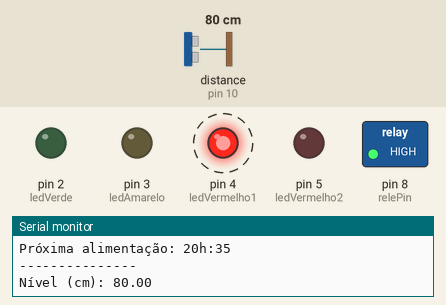
Bench run of a sketch on a simulated Arduino Uno, built with avr-gcc and run on an emulated ATmega328P. Shown: switched loads named in the sketch (green lamp = pin HIGH), output pins drawn as LEDs (lit = HIGH), the last lines printed to the serial monitor. Dashed ring = blinking. Inputs (shaded band) come from the test bench; at power-on: distance to the obstacle (sensor on pin 10) 80 cm. The echo pulse lasts 58.3 µs per cm; the local clock reads 2024-03-15 10:24:30 at power-on unless the sketch sets it.

Above: at 1.8 s.
1.9 s: distance to the obstacle (sensor on pin 10) set to 44 cm
At 2.8 s:
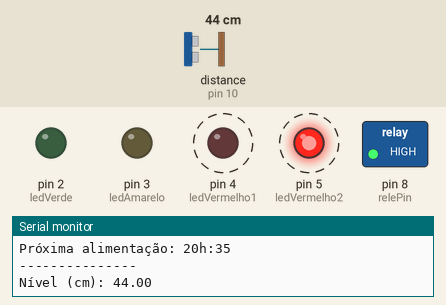
6.0 s: distance to the obstacle (sensor on pin 10) set to 38 cm
At 6.5 s:
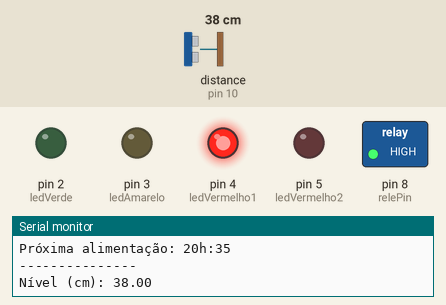
7.5 s: distance to the obstacle (sensor on pin 10) set to 29 cm
9.2 s: distance to the obstacle (sensor on pin 10) set to 23 cm
At 10.9 s:
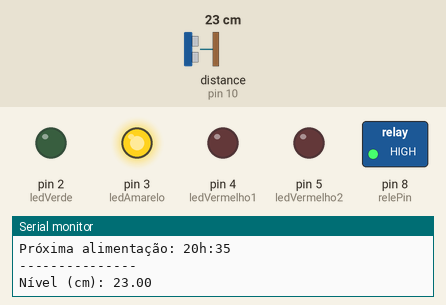
11.6 s: distance to the obstacle (sensor on pin 10) set to 12 cm
13.3 s: distance to the obstacle (sensor on pin 10) set to 9 cm
At 15.0 s:
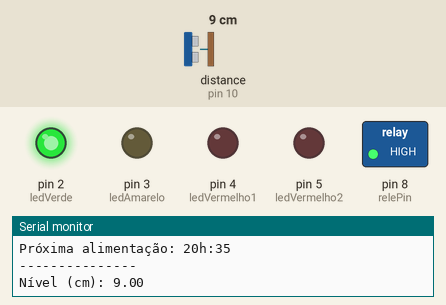
Timing chart, 0 to 16.5 s (numbered marks = the images above; inputs shaded):
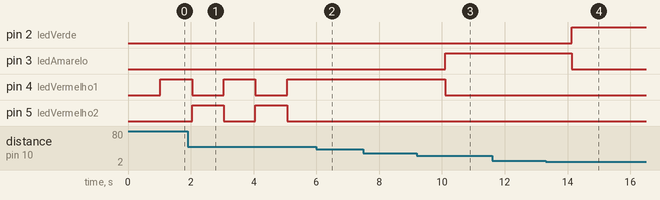

Measured:
- the behaviour switches between 41 and 40 cm on distance to the obstacle (sensor on pin 10) (found by bisection; images 1 and 2)
- the behaviour switches between 26 and 25 cm on distance to the obstacle (sensor on pin 10) (found by bisection; images 2 and 3)
- the behaviour switches between 11 and 10 cm on distance to the obstacle (sensor on pin 10) (found by bisection; images 3 and 4)
- after the input at 6.0 s, pin 4 (ledVermelho1): stays HIGH (without the input it goes to LOW after 0.08 s); pin 5 (ledVermelho2): stays LOW (without the input it goes to HIGH after 0.08 s)
- after the input at 9.2 s, pin 3 (ledAmarelo): LOW → HIGH after 0.91 s; pin 4 (ledVermelho1): HIGH → LOW after 0.91 s
- after the input at 13.3 s, pin 2 (ledVerde): LOW → HIGH after 0.84 s; pin 3 (ledAmarelo): HIGH → LOW after 0.84 s
- by itself, pin 4 (ledVermelho1), pin 5 (ledVermelho2): alternates HIGH for 1.0 s and LOW for 1.0 s

The sketch:

ultrasonico.ino
```cpp
#include <DS3231.h>
#include <HCSR04.h>

// Relógio DS3231
DS3231 rtc(SDA, SCL);
Time t;

// Sensor ultrassônico
const byte TRIG_PIN = 9;
const byte ECHO_PIN = 10;
UltraSonicDistanceSensor sensor(TRIG_PIN, ECHO_PIN);

// LEDs
const int ledVerde = 2;
const int ledAmarelo = 3;
const int ledVermelho1 = 4;
const int ledVermelho2 = 5;

// Relé de alimentação
const int relePin = 8;

// Horários de alimentação
int horaAlimentacao1 = 20;
int minutoAlimentacao1 = 35;
int demosComida1 = 0;

int horaAlimentacao2 = 30;
int minutoAlimentacao2 = 30;
int demosComida2 = 0;

// Níveis de distância
const float distanciaAlto = 10.0;
const float distanciaMedio = 25.0;
const float distanciaBaixo = 40.0;

// Piscar LED
bool piscarEstado = false;
unsigned long ultimoPiscar = 0;
const unsigned long intervaloPiscar = 1000;

void desligarLEDs() {
  digitalWrite(ledVerde, LOW);
  digitalWrite(ledAmarelo, LOW);
  digitalWrite(ledVermelho1, LOW);
  digitalWrite(ledVermelho2, LOW);
}

void setup() {
  rtc.begin();
  Serial.begin(115200);

  pinMode(relePin, OUTPUT);
  digitalWrite(relePin, HIGH); // desliga o relé

  pinMode(ledVerde, OUTPUT);
  pinMode(ledAmarelo, OUTPUT);
  pinMode(ledVermelho1, OUTPUT);
  pinMode(ledVermelho2, OUTPUT);

  // Apenas para configurar o relógio uma vez:
  rtc.setDate(24, 6, 2025);    // dia, mês, ano
  rtc.setDOW(TUESDAY);         // dia da semana
  rtc.setTime(20, 30, 0);      // hora, minuto, segundo
}

void loop() {
  // Obter horário atual
  t = rtc.getTime();
  int horaAtual = t.hour;
  int minutoAtual = t.min;

  // Alimentação 1
  if (horaAtual == horaAlimentacao1 && minutoAtual == minutoAlimentacao1 && demosComida1 == 0) {
    digitalWrite(relePin, LOW);
    delay(20000);
    digitalWrite(relePin, HIGH);
    demosComida1 = 1;
  }

  // Alimentação 2
  if (horaAtual == horaAlimentacao2 && minutoAtual == minutoAlimentacao2 && demosComida2 == 0) {
    digitalWrite(relePin, LOW);
    delay(20000);
    digitalWrite(relePin, HIGH);
    demosComida2 = 1;
  }

  // Resetar meia-noite
  if (horaAtual == 0 && minutoAtual == 0) {
    demosComida1 = 0;
    demosComida2 = 0;
  }

  // Mostrar próxima alimentação
  Serial.print("Horário atual: ");
  Serial.println(rtc.getTimeStr());

  if (demosComida1 == 0) {
    Serial.print("Próxima alimentação: ");
    Serial.print(horaAlimentacao1); Serial.print("h:");
    Serial.println(minutoAlimentacao1);
  } else if (demosComida2 == 0) {
    Serial.print("Próxima alimentação: ");
    Serial.print(horaAlimentacao2); Serial.print("h:");
    Serial.println(minutoAlimentacao2);
  } else {
    Serial.println("Alimentações do dia completas.");
  }

  Serial.println("---------------");

  // Leitura do nível com sensor ultrassônico
  float distancia = sensor.measureDistanceCm();

  Serial.print("Nível (cm): ");
  Serial.println(distancia);

  desligarLEDs();

  if (distancia <= distanciaAlto) {
    digitalWrite(ledVerde, HIGH);
  } else if (distancia <= distanciaMedio) {
    digitalWrite(ledAmarelo, HIGH);
  } else if (distancia <= distanciaBaixo) {
    digitalWrite(ledVermelho1, HIGH);
  } else {
    unsigned long agora = millis();
    if (agora - ultimoPiscar >= intervaloPiscar) {
      piscarEstado = !piscarEstado;
      digitalWrite(ledVermelho1, piscarEstado ? HIGH : LOW);
      digitalWrite(ledVermelho2, piscarEstado ? LOW : HIGH);
      ultimoPiscar = agora;
    }
  }

  delay(1000); // tempo entre ciclos
}
```
